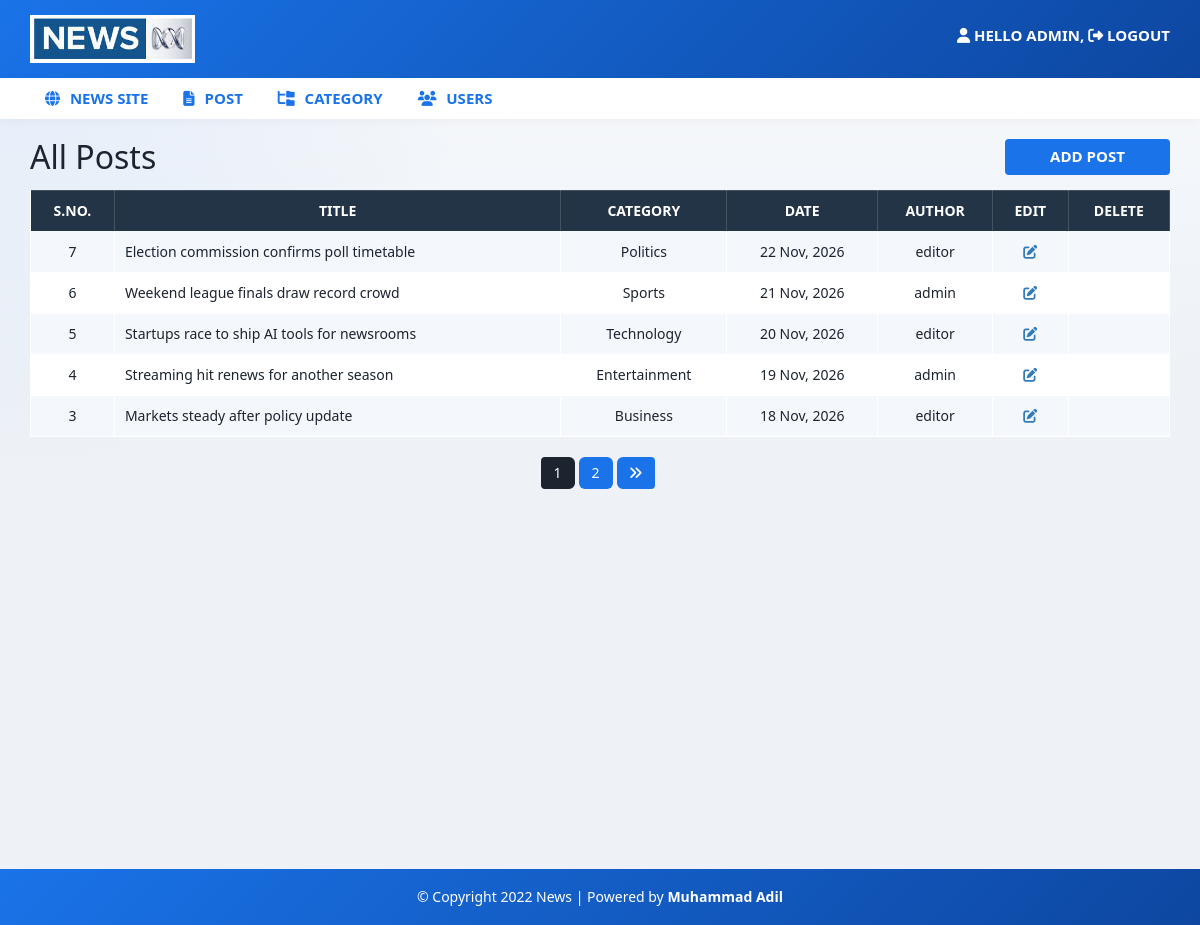
The page /admin/post.php (signed in) on the database its author committed.
### tables this page shows
CREATE TABLE `posts` (
  `id` int(11) NOT NULL AUTO_INCREMENT,
  `post_title` varchar(200) NOT NULL,
  `post_keywords` text NOT NULL,
  `post_content` int(11) NOT NULL,
  `post_date` varchar(50) NOT NULL,
  `post_author` int(11) NOT NULL,
  `post_image` varchar(255) NOT NULL DEFAULT 'post-format.jpg',
  PRIMARY KEY (`id`)
);

CREATE TABLE `category` (
  `id` int(11) NOT NULL AUTO_INCREMENT,
  `category_name` varchar(100) NOT NULL,
  `post` int(11) NOT NULL DEFAULT 0,
  PRIMARY KEY (`id`)
);

CREATE TABLE `users` (
  `id` int(11) NOT NULL AUTO_INCREMENT,
  `first_name` varchar(30) NOT NULL,
  `last_name` varchar(30) NOT NULL,
  `username` varchar(30) DEFAULT NULL,
  `password` varchar(40) DEFAULT NULL,
  `role` int(11) NOT NULL COMMENT '1=Admin, 0=Normal',
  PRIMARY KEY (`id`)
);

### admin/post.php (the view, shortened to what this page needs)
<?php include "header.php"; ?>
  <div id="admin-content">
      <div class="container">
          <div class="row">
              <div class="col-md-10">
                  <h1 class="admin-heading">All Posts</h1>
              </div>
              <div class="col-md-2">
                  <a class="add-new" href="add-post.php">add post</a>
              </div>
              <div class="col-md-12">
                  <table class="content-table">
                  <?php include "config.php";
                 $limit = 5;
                 if(isset($_GET ['page'])){
                    $page = $_GET ['page'];
                 }
                 else{
                    $page = 1;
                 }
                 $offset = ($page - 1) * $limit;
                 if($_SESSION["role"] == '1'){
                    $sql = "SELECT posts.id, posts.post_title, posts.post_keywords, posts.post_date, category.category_name, users.username, posts.post_content FROM posts
                    LEFT JOIN category ON posts.post_content = category.id
                    LEFT JOIN users ON posts.post_author = users.id
                    ORDER BY posts.id DESC LIMIT {$offset}, {$limit}";
                }
                 $result = mysqli_query($conn ,$sql) or die ("query failed.");
                 if(mysqli_num_rows($result) > 0){
                  ?>
                      <thead>
                          <th>S.No.</th>
                          <th>Title</th>
                          <th>Category</th>
                          <th>Date</th>
                          <th>Author</th>
                          <th>Edit</th>
                          <th>Delete</th>
                      </thead>
                      <tbody>
                        <?php while($row = mysqli_fetch_assoc($result)){ ?>
                          <tr>
                          <td class='id'><?php echo $row['id']; ?></td>
                              <td><?php echo $row['post_title']; ?></td>
                              <td><?php echo $row['category_name']; ?></td>
                              <td><?php echo $row['post_date']; ?></td>
                              <td><?php echo $row['username']; ?></td>
                              <td class='edit'><a href='update-post.php?id=<?php echo $row["id"];?>'><i class='fa fa-edit'></i></a></td>
                              <td class='delete'><a href='delete-post.php?id=<?php echo $row["id"];?>&catid<?php echo $row["post_content"];?>'><i class='fa fa-trash-o'></i></a></td>
                          </tr>
                        <?php } ?>
                      </tbody>
                  </table>
                  <?php
                 }
                 $sql1 = "SELECT * FROM POSTS";
                 $result1 = mysqli_query($conn,$sql1) or die ('Query Failed.');
                 if(mysqli_num_rows($result1) > 0){
                    $total_record = mysqli_num_rows($result1);
                    $total_page = ceil($total_record / $limit);
                    echo"<ul class='pagination admin-pagination'>";
                    for($i = 1; $i <= $total_page; $i++){
                        if($i == $page){
                            $active = "active";
                        }
                        else{
                            $active = null;
                        }
                        echo'<li class="'.$active.'"><a href="post.php?page='.$i.'">'.$i.'</a></li>';
                    }
                    if($total_page > $page){
                        echo '<li><a href="post.php?page='.($page + 1).'"><i class="fa fa-angle-double-right" aria-hidden="true"></i></i></a></li>';
                    }
                    echo "</ul>";
                 }
                  ?>
              </div>
          </div>
      </div>
  </div>
<?php include "footer.php"; ?>

### css/style.css (style rules this page uses)
:root { --brand: #1a73e8; --brand-dark: #0d47a1; --ink: #1c2430; --muted: #5f6b7a; --line: #e3e8ef; --surface: #ffffff; --page: #eef2f7; --shadow: 0 8px 24px rgba(28, 36, 48, 0.08); }
body { background: var(--page); background-image: radial-gradient(circle at top left, rgba(26, 115, 232, 0.08), transparent 32%), linear-gradient(180deg, #f7f9fc 0%, var(--page) 40%); font-family: "Segoe UI", "Helvetica Neue", Arial, sans-serif; color: var(--ink); }
a, a:hover, a:focus { text-decoration: none; outline: none; }
ul { margin: 0; padding: 0; list-style: none; }
#admin-content { padding: 20px 0; min-height: 750px; }
#admin-content .admin-heading { font-size: 32px; margin: 0 0 15px; }
#admin-content .add-new { color: #fff; background-color: var(--brand); font-size: 15px; font-weight: 600; text-align: center; text-transform: uppercase; padding: 7px 10px; display: block; transition: all 0.3s; border-radius: 4px; }
#admin-content .content-table { border: 1px solid var(--line); width: 100%; margin: 0 0 20px; background: var(--surface); }
#admin-content .content-table thead { color: #fff; background-color: #243447; }
#admin-content .content-table th { padding: 10px; border: 1px solid rgba(255, 255, 255, 0.15); font-weight: 600; text-align: center; text-transform: uppercase; }
#admin-content .content-table tbody { color: var(--ink); }
#admin-content .content-table tbody tr { background-color: #f4f7fb; }
#admin-content .content-table tbody tr:nth-child(even) { background-color: transparent; }
#admin-content .content-table tbody td { padding: 10px; border: 1px solid #fff; text-align: center; }
#admin-content .content-table tbody td:nth-child(2) { text-align: left; }
#admin-content .admin-pagination { margin: 0; }
#admin-content .admin-pagination li a { display: block; }
.id, .edit, .delete { text-align: center; }
.pagination { display: block; text-align: center; margin: 10px 0 0; }
.pagination li { display: inline-block; margin: 0 5px 0 0; }
.pagination li a { border: none; background: var(--brand); color: #fff; border-radius: 6px; min-width: 34px; }
.pagination li a:hover, .pagination > li > a:focus, .pagination li.active a { color: #fff; background: var(--ink); }
i.fa, i.fa-solid, i.fa-regular { color: inherit; }

### rows shown on the page
posts: id "7", post_title "Election commission confirms poll timetable", category.category_name "Politics", post_date "22 Nov, 2026", users.username "editor"
posts: id "6", post_title "Weekend league finals draw record crowd", category.category_name "Sports", post_date "21 Nov, 2026", users.username "admin"
posts: id "5", post_title "Startups race to ship AI tools for newsrooms", category.category_name "Technology", post_date "20 Nov, 2026", users.username "editor"
posts: id "4", post_title "Streaming hit renews for another season", category.category_name "Entertainment", post_date "19 Nov, 2026", users.username "admin"
posts: id "3", post_title "Markets steady after policy update", category.category_name "Business", post_date "18 Nov, 2026", users.username "editor"

### other values the page prints
$_SESSION["username"] "ADMIN"
